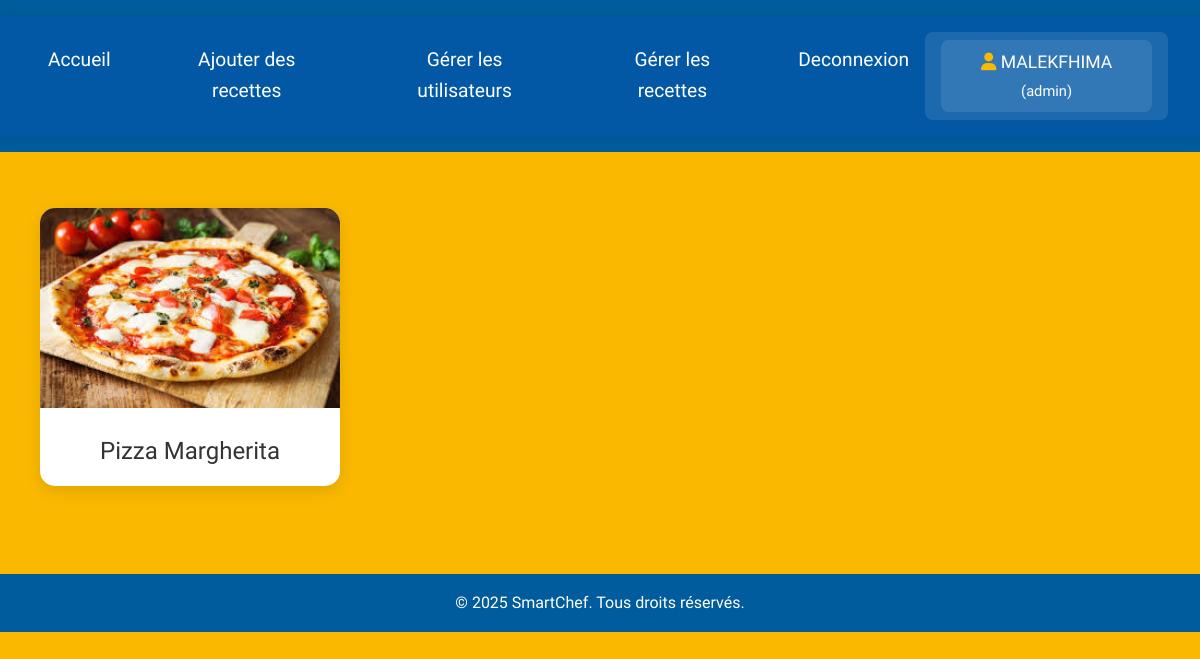
Page /recc.php?cat=sale (signed in) on the committed database.
### tables this page shows
CREATE TABLE `recetts` (
  `id` int(11) NOT NULL,
  `name` varchar(255) NOT NULL,
  `ingredients` text NOT NULL,
  `preparation` text NOT NULL,
  `preparation_time` int(11) NOT NULL,
  `cooking_time` int(11) NOT NULL,
  `servings` int(11) NOT NULL,
  `image_path` varchar(255) NOT NULL,
  `user_id` int(11) NOT NULL,
  `created_at` timestamp NOT NULL DEFAULT current_timestamp(),
  `cat` varchar(255) NOT NULL,
  `nb` text NOT NULL
);

### recc.php (the view, shortened to what this page needs)
<?php
include "php/cnx.php";
$stmt = mysqli_prepare($cnx, "SELECT id, name, image_path FROM recetts WHERE cat = ?");
mysqli_stmt_bind_param($stmt, "s", $_GET['cat']);
mysqli_stmt_execute($stmt);
$result_item = mysqli_stmt_get_result($stmt);
?>
<!DOCTYPE html>
<html lang="en">
<head>
    <link rel="stylesheet" href="css/style1.css">
</head>
<body>
    <header><?php include "nav.php"; ?></header>
    <section class="section2">
        <?php if(mysqli_num_rows($result_item) == 0) : ?>
            <script>
                alert("Catégorie vide !");
                window.location.href = "index1.php";
            </script>
        <?php else : ?>
            <?php while($row = mysqli_fetch_assoc($result_item)) : ?>
                <?php
                $image_file = 'php/uploads/' . basename($row['image_path']);
                ?>
                <div class="position">
                    <div class="bordure">
                        <a href="advanced.php?id=<?= $row['id'] ?>">
                            <img src="<?= $image_file ?>"
                                 alt="<?= htmlspecialchars($row['name']) ?>"
                                 class="recette-image">
                        </a>
                        <h3><?= htmlspecialchars($row['name']) ?></h3>
                    </div>
                </div>
            <?php endwhile; ?>
        <?php endif; ?>
    </section>
    <footer><?php include "footer.php"; ?></footer>
</body>
</html>

### css/style1.css (style rules this page uses)
* { margin: 0; padding: 0; box-sizing: border-box; list-style-type: none; text-decoration: none; }
body { font-family: 'Advent Pro', sans-serif; background-image: linear-gradient(to top, #FAB800 100%, #FAB800 100%); color: #333; line-height: 1.6; }
header { background-color: #005C9C; padding: 1rem 0; text-align: center; }
h3 { font-size: 1.5rem; text-align: center; font-family: 'Advent Pro', sans-serif; font-weight: 500; margin: 1rem 0; }
a { color: #005C9C; transition: color 0.3s ease; }
.section1, .section2, .section3 { display: flex; overflow-x: auto; flex-wrap: nowrap; gap: 20px; padding: 2rem 1rem; scrollbar-width: thin; }
.position { display: flex; justify-content: space-evenly; flex-wrap: wrap; }
.bordure { width: 300px; background: white; margin: 1.5rem; text-align: center; border-radius: 15px; box-shadow: 0 5px 15px rgba(0, 0, 0, 0.1); transition: transform 0.5s ease; overflow: hidden; }
.section2 img { width: 100%; height: 200px; object-fit: cover; }
footer { background-color: #005C9C; color: #fff; text-align: center; padding: 1.5rem 0; margin-top: 2rem; }
.section1, .section2, .section3 { animation: fadeIn 0.8s ease-out; }

### css/style.css (style rules this page uses)
* { margin: 0; padding: 0; box-sizing: border-box; list-style-type: none; text-decoration: none; }
body { font-family: 'Advent Pro', sans-serif; background-image: linear-gradient(to top, #FAB800 100%, #FAB800 100%); color: #333; line-height: 1.6; }
header { background-color: #005C9C; padding: 1rem 0; text-align: center; }
footer { background-color: #005C9C; color: #fff; text-align: center; padding: 1rem 0; margin-top: 2rem; }

### rows in the picture
recetts: image_path+name (picture), name "Pizza Margherita"

### other values in the picture
$_SESSION['nom'] "MALEKFHIMA"
$_SESSION['role'] "admin"
